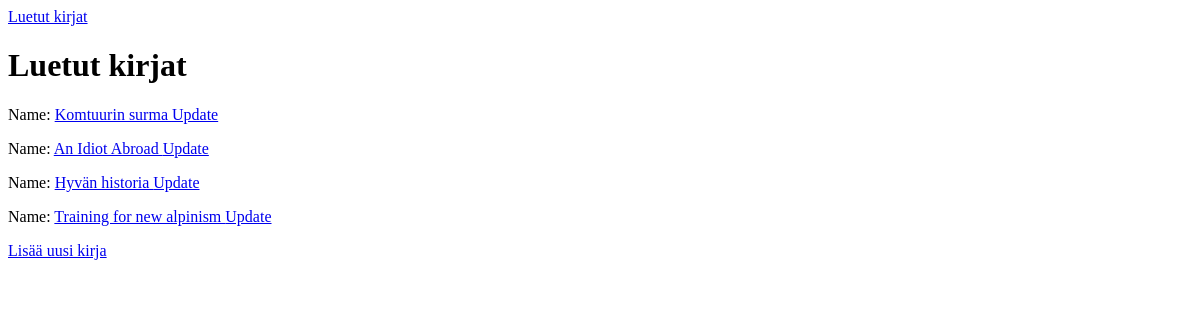
Before: /book/ with the older database file.
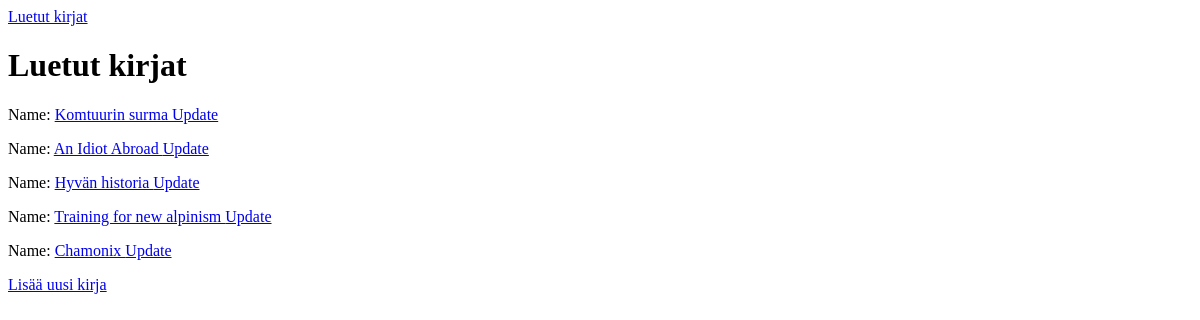
After: the same page with the newer database file.
### luetutkirjat/models.py (models this page shows, shortened)
class Book(models.Model):
    name = models.CharField(max_length=300)
    year = models.CharField(max_length=10)
    author = models.CharField(max_length=300, null=True)
    reader_name = models.CharField(max_length=300, null=True)
    comment = models.TextField(max_length=5000, null=True)
    def get_absolute_url(self):
        return f"/book/{self.pk}"

### luetutkirjat/views.py (the view)
# urls.py: path('book/', views.BookListView.as_view()),
class BookListView(ListView):
    model = models.Book

### luetutkirjat/templates/luetutkirjat/book_list.html
{% extends "luetutkirjat/base.html" %}
{%block content%}
<h1>Luetut kirjat</h1>
{% for book in book_list %}
<p>Name:
<a href="{{ book.get_absolute_url }}">
{{book.name}}
</a>
<a href="{{ book.get_absolute_url }}/update">Update</a>
</p>
{% endfor %}
<p>
<a href="new">
Lisää uusi kirja
</a>
</p>
{%endblock content%}

Changed rows visible on the page:
added Book: name "Chamonix"
